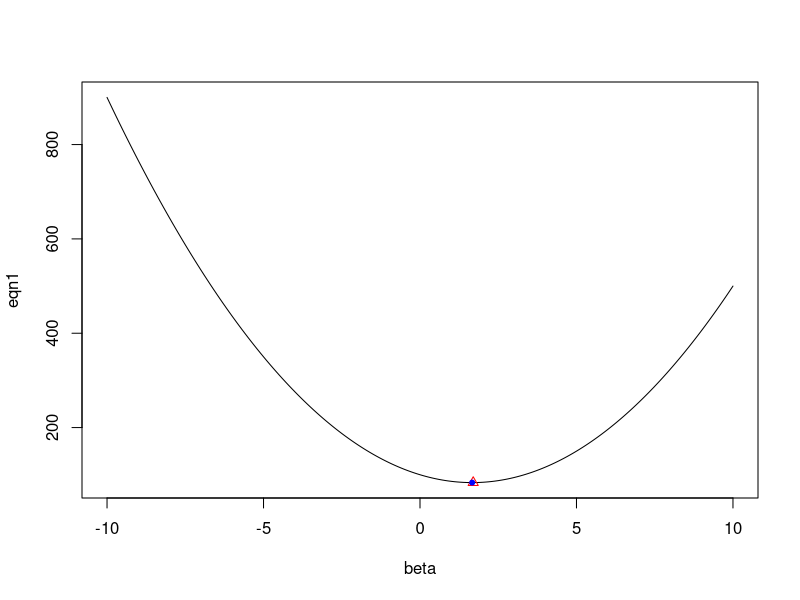
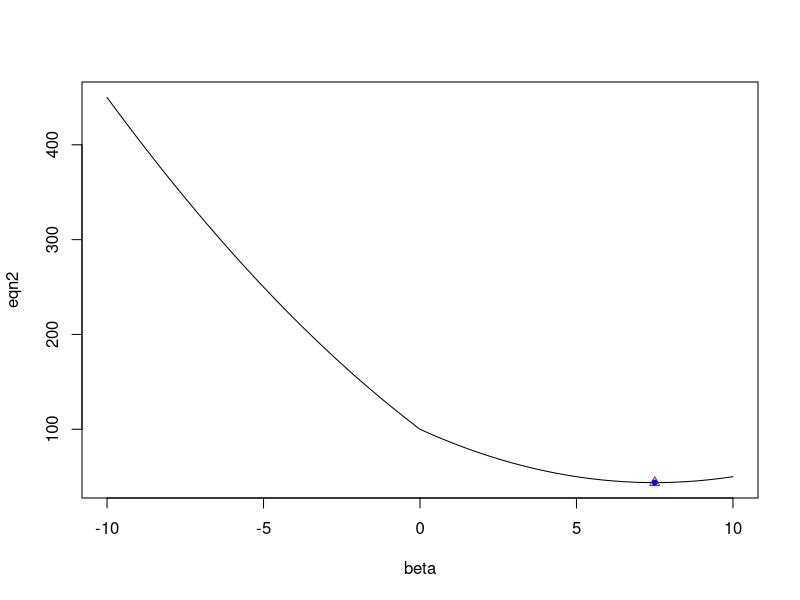

Generate these figures, in order, with R:
## ---- chunk 1
knitr::opts_chunk$set(echo = TRUE)
## ---- chunk 2
y=10
beta=seq(-10,10,0.1)
lambda = 5

eqn1=(y-beta)^2+lambda*beta^2
which.min(eqn1)
plot(beta,eqn1,type="l")

#formula estimate
est.beta=y/(1+lambda)
est.value=(y-est.beta)^2+lambda*(est.beta^2)
points(beta[118],eqn1[118],col="red", pch=24,type = "p")
points(est.beta, est.value,col="blue",pch=20,type ="p")
## ---- chunk 3
y=10
beta=seq(-10,10,0.1)
lambda = 5

eqn2=(y-beta)^2+lambda*(abs(beta))
which.min(eqn2)
plot(beta,eqn2, type="l")

#formula estimate
est.beta2=y-lambda/2
est.value2=(y-est.beta2)^2+lambda*(abs(est.beta2))
points(beta[176],eqn2[176],col="red", pch=24,type = "p")
points(est.beta2, est.value2,col="blue",pch=20,type ="p")
